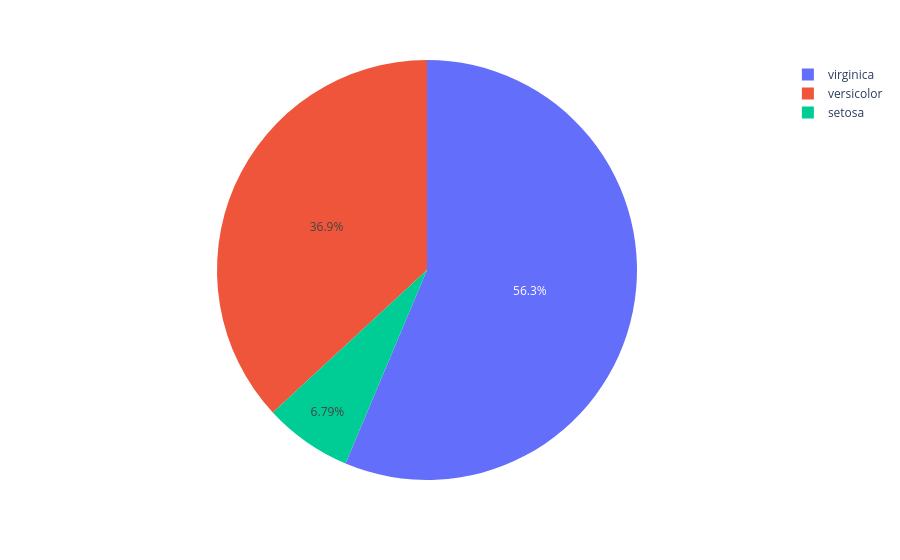

The code cell stored with this chart in its notebook:
### Code cell
px.pie(df , names = 'species' , values = 'petal_width')

### Figure 1 — Plotly figure (JSON) as saved in the notebook; plotly's stock layout.template omitted (floating-point values rounded to 4 significant figures; data arrays with more than 128 entries replaced by an {"elided": "..."} marker saying what was removed)
{"data": [{"domain": {"x": [0, 1], "y": [0, 1]}, "hovertemplate": "species=%{label}<br>petal_width=%{value}<extra></extra>", "labels": {"elided": "150 str values"}, "legendgroup": "", "name": "", "showlegend": true, "type": "pie", "values": {"elided": "150 float values"}}], "layout": {"legend": {"tracegroupgap": 0}, "margin": {"t": 60}}}
